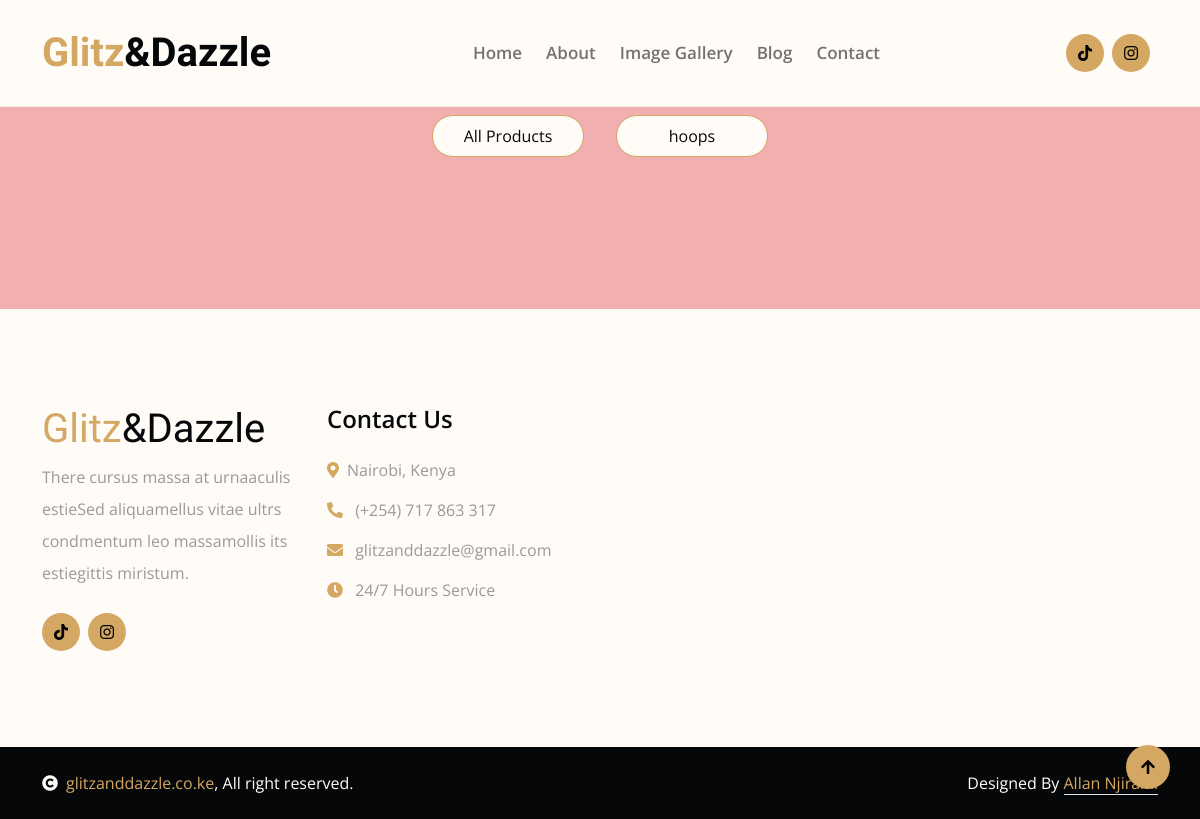
Before: /category/Earrings with the older database file.
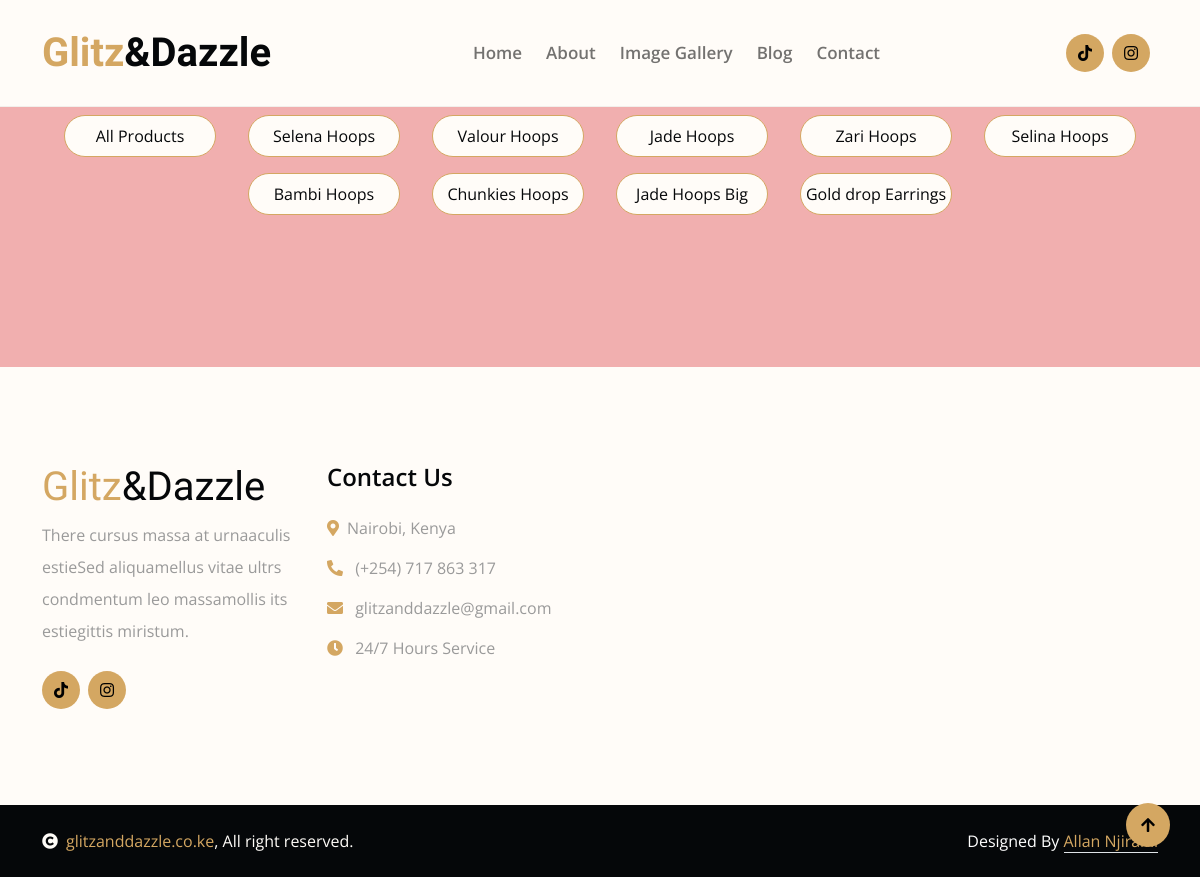
After: the same page with the newer database file.
### dazzle/models.py (models this page shows, shortened)
class Products(models.Model):
    name = models.CharField(max_length=50)
    image = models.ImageField(upload_to="products")
    price = models.DecimalField(max_digits=6, decimal_places=2)
    category = models.ForeignKey(Categories, null=True, blank=True, on_delete=models.CASCADE)

### dazzle/views.py (the view)
# urls.py: path('category/<str:name>', views.categories, name='category')
def categories(request, name):
    try:
        category = Categories.objects.get(name = name)
        cat_products = Products.objects.filter(category = category)
        return render(request, 'category.html', {'cat_products':cat_products, 'category':category})
    except:
        messages.warning(request, "That category doesn't exist")
    return redirect('/')

### dazzle/templates/category.html
{% extends "layout.html" %}
{%load static%}
{% block body%}
<div class="tab-class text-center">
    <ul class="nav nav-pills d-inline-flex justify-content-center mb-5 wow bounceInUp" data-wow-delay="0.1s">
        <li class="nav-item p-2">
            <a class="d-flex mx-2 py-2 border border-primary bg-light rounded-pill active" data-bs-toggle="pill" href="#tab-1">
                <span class="text-dark" style="width: 150px;">All Products</span>
            </a>
        </li>
        {% for i in cat_products %}
            <div>
            <li class="nav-item p-2">
                <a class="d-flex py-2 mx-2 border border-primary bg-light rounded-pill" data-bs-toggle="pill" href="#tab-2">
                    <span class="text-dark" style="width: 150px;">{{i.name}}</span>
                </a>
            </li>
            </div>
        {% endfor %}
    </ul>
</div>
{%endblock%}

Changed rows visible on the page:
changed Products: name "hoops" → "Selena Hoops"
added Products: name "Valour Hoops"
added Products: name "Jade Hoops"
added Products: name "Zari Hoops"
added Products: name "Selina Hoops"
added Products: name "Bambi Hoops"
added Products: name "Chunkies Hoops"
added Products: name "Jade Hoops Big"
added Products: name "Gold drop Earrings"
